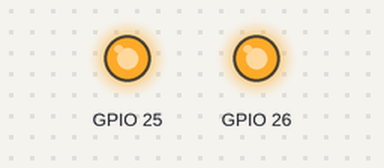
Bench run of a sketch on a simulated ESP32. On the bench: output pins drawn as LEDs (lit = HIGH).

Above: at 0.1 s.
Timing chart, 0 to 1.6 s (numbered marks = the images above):
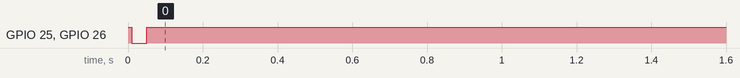

Measured:
- by itself, GPIO 25, GPIO 26: LOW → HIGH at 0.00 s, → LOW 0.01 s later, → HIGH 0.04 s later

The sketch:

DACExample.ino
```cpp
#include <driver/dac.h>
#include <math.h>
void setup()
{
  dac_output_enable(DAC_CHANNEL_1);
  dac_output_enable(DAC_CHANNEL_2);
}

float t = 0;
void loop()
{
  t += 0.01;
  for(float f = 0; f < M_PI * 2; f+= 0.01)
  {
    dac_output_voltage(DAC_CHANNEL_1, sin(f) * 120 + 120);
    dac_output_voltage(DAC_CHANNEL_2, cos(f + t) * 120 + 120);
  }
  dac_output_voltage(DAC_CHANNEL_1, 255);
  dac_output_voltage(DAC_CHANNEL_2, 255);
  delay(10);
}
```
